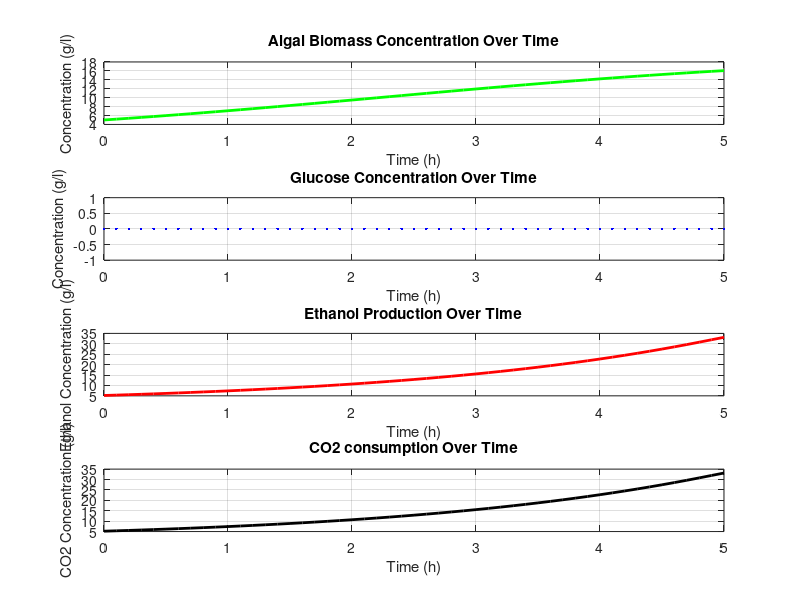

MATLAB code for this plot:
file = fopen("output.txt", "w");

Umax_algae = 0.5; 
Ks_algae = 0.1;   
Xmax_algae = 20;  


Umax_yeast = 0.4;  
Ks_glucose = 0.1;  
Y_biomass = 0.5;   
Y_ethanol = 0.45;  


disp("Carbon Capture Simulation - Open Beta by Tamora");
disp("===============================================")
X_algae = input("Initial Algal Biomass Concentration: ");     
X_yeast = input("Initial Yeast Biomass Concentration: ");     
S_glucose = input("Initial Glucose Concentration: ");     
P_ethanol = input("Initial Ethanol Concentration: ");    
P_CO2 = input("Initial CO2 Concentration: ");        
time = 0;         

dt = 0.1;         
t_end = input("Duration: ");  
time_vector = 0:dt:t_end; 

X_algae_array = zeros(size(time_vector));
glucose_array = zeros(size(time_vector)); 
X_yeast_array = zeros(size(time_vector));  
P_ethanol_array = zeros(size(time_vector)); 
P_CO2_array = zeros(size(time_vector));    


biomass_to_glucose_factor = 0.5; 


for i = 1:length(time_vector)
    X_algae_array(i) = X_algae;
    u_algae = Umax_algae * (1); 
    dX_algae = u_algae * X_algae * (1 - (X_algae / Xmax_algae));
    X_algae = X_algae + dX_algae * dt;
    
  
    glucose_produced = biomass_to_glucose_factor * dX_algae; 
    S_glucose = S_glucose + glucose_produced; 
    
   
    if S_glucose > 0
        u_yeast = Umax_yeast * (S_glucose / (Ks_glucose + S_glucose)); 
        
        dX_yeast = u_yeast * X_yeast * dt;
        X_yeast = X_yeast + dX_yeast;
        
        glucose_consumed = dX_yeast / Y_biomass; 
        S_glucose = max(S_glucose - glucose_consumed, 0); 
        ethanol_produced = glucose_consumed * Y_ethanol; 
        P_ethanol = P_ethanol + ethanol_produced; 
        
        
        P_CO2 = P_CO2 + ethanol_produced; 
    end
    
    X_yeast_array(i) = X_yeast;
    P_ethanol_array(i) = P_ethanol;
    P_CO2_array(i) = P_CO2;
end

f1=figure;
subplot(4,1,1);
plot(time_vector, X_algae_array, 'g', 'LineWidth', 2);
title('Algal Biomass Concentration Over Time');
xlabel('Time (h)');
ylabel('Concentration (g/l)');
grid on;


subplot(4,1,2);
plot(time_vector, S_glucose, 'b', 'LineWidth', 2);
title('Glucose Concentration Over Time');
xlabel('Time (h)');
ylabel('Concentration (g/l)');
grid on;

subplot(4,1,3);
plot(time_vector, P_ethanol_array, 'r', 'LineWidth', 2);
title('Ethanol Production Over Time');
xlabel('Time (h)');
ylabel('Ethanol Concentration (g/l)');
grid on;

subplot(4,1,4);
plot(time_vector, P_CO2_array, 'k', 'LineWidth', 2);
title('CO2 consumption Over Time');
xlabel('Time (h)');
ylabel('CO2 Concentration (g/l)');
grid on;

disp("Results");
disp("===========================================")
disp(['Final Algal Biomass: ', num2str(X_algae)] );
disp(['Final Glucose Concentration: ', num2str(S_glucose)]);
disp(['Total Ethanol Production: ', num2str(P_ethanol)]);
disp(['Total CO2 Production: ', num2str(P_CO2)]);

fprintf(file, "Results");
fprintf(file, "===========================================");
fprintf(file, ['Final Algal Biomass: ', num2str(X_algae)] );
fprintf(file, ['Final Glucose Concentration: ', num2str(S_glucose)]);
fprintf(file, ['Total Ethanol Production: ', num2str(P_ethanol)]);
fprintf(file, ['Total CO2 Production: ', num2str(P_CO2)]);
saveas(f1,'Matlab graph','jpg');
fclose(file);